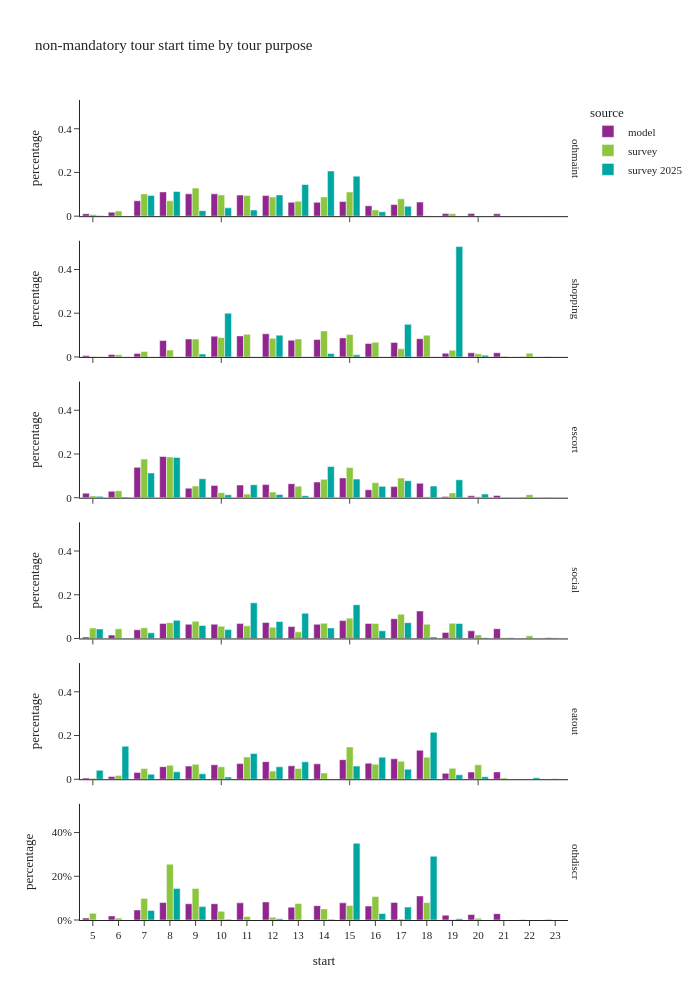

The notebook cell saved with this chart:
### Code cell
df_plot = non_m_tour_data.groupby(['source','tour_type','start'], observed=True)[['tour_weight']].sum().reset_index()
df_plot['percentage'] = df_plot.groupby(['source','tour_type'], group_keys=False)['tour_weight']. \
    apply(lambda x: x / float(x.sum()))

fig = px.bar(df_plot, x="start", y="percentage", color="source",barmode="group",
             facet_row='tour_type',
             title="non-mandatory tour start time by tour purpose")
fig.for_each_annotation(lambda a: a.update(text = a.text.split("=")[-1]))
fig.update_layout(height=1000, width=700, yaxis=dict(tickformat=".0%"), xaxis=dict(dtick="1"))
fig.show()

### Figure 1 — Plotly figure (JSON) as saved in the notebook; plotly's stock layout.template omitted (floating-point values rounded to 4 significant figures)
{"data": [{"alignmentgroup": "True", "hovertemplate": "source=model<br>tour_type=othmaint<br>start=%{x}<br>percentage=%{y}<extra></extra>", "legendgroup": "model", "marker": {"color": "#91268F", "pattern": {"shape": ""}}, "name": "model", "offsetgroup": "model", "orientation": "v", "showlegend": true, "textposition": "auto", "type": "bar", "x": [5.0, 6.0, 7.0, 8.0, 9.0, 10.0, 11.0, 12.0, 13.0, 14.0, 15.0, 16.0, 17.0, 18.0, 19.0, 20.0, 21.0, 22.0, 23.0], "xaxis": "x6", "y": [0.01147, 0.01816, 0.0705, 0.111, 0.1021, 0.1021, 0.09633, 0.09407, 0.06361, 0.0634, 0.06679, 0.04758, 0.05303, 0.06436, 0.01176, 0.01185, 0.01099, 0.0003027, 0.0005448], "yaxis": "y6"}, {"alignmentgroup": "True", "hovertemplate": "source=model<br>tour_type=shopping<br>start=%{x}<br>percentage=%{y}<extra></extra>", "legendgroup": "model", "marker": {"color": "#91268F", "pattern": {"shape": ""}}, "name": "model", "offsetgroup": "model", "orientation": "v", "showlegend": false, "textposition": "auto", "type": "bar", "x": [5.0, 6.0, 7.0, 8.0, 9.0, 10.0, 11.0, 12.0, 13.0, 14.0, 15.0, 16.0, 17.0, 18.0, 19.0, 20.0, 21.0, 22.0, 23.0], "xaxis": "x5", "y": [0.006942, 0.01127, 0.01629, 0.07488, 0.08215, 0.09498, 0.09634, 0.106, 0.07668, 0.07953, 0.0872, 0.06196, 0.06652, 0.08363, 0.01663, 0.01912, 0.01897, 0.0003985, 0.0004949], "yaxis": "y5"}, {"alignmentgroup": "True", "hovertemplate": "source=model<br>tour_type=escort<br>start=%{x}<br>percentage=%{y}<extra></extra>", "legendgroup": "model", "marker": {"color": "#91268F", "pattern": {"shape": ""}}, "name": "model", "offsetgroup": "model", "orientation": "v", "showlegend": false, "textposition": "auto", "type": "bar", "x": [5.0, 6.0, 7.0, 8.0, 9.0, 10.0, 11.0, 12.0, 13.0, 14.0, 15.0, 16.0, 17.0, 18.0, 19.0, 20.0, 21.0, 22.0, 23.0], "xaxis": "x4", "y": [0.0205, 0.02973, 0.1389, 0.1883, 0.04364, 0.05614, 0.0579, 0.06003, 0.06406, 0.07174, 0.09051, 0.03609, 0.05071, 0.0658, 0.005764, 0.008565, 0.01007, 0.0006305, 0.0009077], "yaxis": "y4"}, {"alignmentgroup": "True", "hovertemplate": "source=model<br>tour_type=social<br>start=%{x}<br>percentage=%{y}<extra></extra>", "legendgroup": "model", "marker": {"color": "#91268F", "pattern": {"shape": ""}}, "name": "model", "offsetgroup": "model", "orientation": "v", "showlegend": false, "textposition": "auto", "type": "bar", "x": [5.0, 6.0, 7.0, 8.0, 9.0, 10.0, 11.0, 12.0, 13.0, 14.0, 15.0, 16.0, 17.0, 18.0, 19.0, 20.0, 21.0, 22.0, 23.0], "xaxis": "x3", "y": [0.00672, 0.01547, 0.03954, 0.06894, 0.06511, 0.06521, 0.06803, 0.07359, 0.05419, 0.06471, 0.08167, 0.06865, 0.09051, 0.1256, 0.02779, 0.03498, 0.04461, 0.001364, 0.003261], "yaxis": "y3"}, {"alignmentgroup": "True", "hovertemplate": "source=model<br>tour_type=eatout<br>start=%{x}<br>percentage=%{y}<extra></extra>", "legendgroup": "model", "marker": {"color": "#91268F", "pattern": {"shape": ""}}, "name": "model", "offsetgroup": "model", "orientation": "v", "showlegend": false, "textposition": "auto", "type": "bar", "x": [5.0, 6.0, 7.0, 8.0, 9.0, 10.0, 11.0, 12.0, 13.0, 14.0, 15.0, 16.0, 17.0, 18.0, 19.0, 20.0, 21.0, 22.0, 23.0], "xaxis": "x2", "y": [0.005771, 0.01274, 0.03124, 0.05745, 0.06015, 0.06606, 0.07147, 0.08055, 0.06147, 0.0703, 0.08947, 0.07342, 0.09369, 0.1325, 0.02685, 0.03289, 0.03367, 0.0001322, 0.0002001], "yaxis": "y2"}, {"alignmentgroup": "True", "hovertemplate": "source=model<br>tour_type=othdiscr<br>start=%{x}<br>percentage=%{y}<extra></extra>", "legendgroup": "model", "marker": {"color": "#91268F", "pattern": {"shape": ""}}, "name": "model", "offsetgroup": "model", "orientation": "v", "showlegend": false, "textposition": "auto", "type": "bar", "x": [5.0, 6.0, 7.0, 8.0, 9.0, 10.0, 11.0, 12.0, 13.0, 14.0, 15.0, 16.0, 17.0, 18.0, 19.0, 20.0, 21.0, 22.0, 23.0], "xaxis": "x", "y": [0.009118, 0.0187, 0.04585, 0.07976, 0.07443, 0.07442, 0.07846, 0.08252, 0.05874, 0.06543, 0.07855, 0.06389, 0.08017, 0.1101, 0.02207, 0.02519, 0.02903, 0.001333, 0.002261], "yaxis": "y"}, {"alignmentgroup": "True", "hovertemplate": "source=survey<br>tour_type=othmaint<br>start=%{x}<br>percentage=%{y}<extra></extra>", "legendgroup": "survey", "marker": {"color": "#8CC63E", "pattern": {"shape": ""}}, "name": "survey", "offsetgroup": "survey", "orientation": "v", "showlegend": true, "textposition": "auto", "type": "bar", "x": [5.0, 6.0, 7.0, 8.0, 9.0, 10.0, 11.0, 12.0, 13.0, 14.0, 15.0, 16.0, 17.0, 18.0, 19.0, 20.0, 21.0, 22.0], "xaxis": "x6", "y": [0.007779, 0.02353, 0.1019, 0.0702, 0.1285, 0.09723, 0.09415, 0.08753, 0.06855, 0.08811, 0.1106, 0.02861, 0.07929, 0.001655, 0.01143, 2.546e-05, 0.0001095, 0.0007334], "yaxis": "y6"}, {"alignmentgroup": "True", "hovertemplate": "source=survey<br>tour_type=shopping<br>start=%{x}<br>percentage=%{y}<extra></extra>", "legendgroup": "survey", "marker": {"color": "#8CC63E", "pattern": {"shape": ""}}, "name": "survey", "offsetgroup": "survey", "orientation": "v", "showlegend": false, "textposition": "auto", "type": "bar", "x": [5.0, 6.0, 7.0, 8.0, 9.0, 10.0, 11.0, 12.0, 13.0, 14.0, 15.0, 16.0, 17.0, 18.0, 19.0, 20.0, 21.0, 22.0, 23.0], "xaxis": "x5", "y": [0.001969, 0.01017, 0.02506, 0.03131, 0.08178, 0.08881, 0.1033, 0.08533, 0.08241, 0.1188, 0.1021, 0.06715, 0.03712, 0.09918, 0.03079, 0.01432, 0.003523, 0.01682, 4.203e-05], "yaxis": "y5"}, {"alignmentgroup": "True", "hovertemplate": "source=survey<br>tour_type=escort<br>start=%{x}<br>percentage=%{y}<extra></extra>", "legendgroup": "survey", "marker": {"color": "#8CC63E", "pattern": {"shape": ""}}, "name": "survey", "offsetgroup": "survey", "orientation": "v", "showlegend": false, "textposition": "auto", "type": "bar", "x": [5.0, 6.0, 7.0, 8.0, 9.0, 10.0, 11.0, 12.0, 13.0, 14.0, 15.0, 16.0, 17.0, 18.0, 19.0, 20.0, 21.0, 22.0], "xaxis": "x4", "y": [0.008191, 0.03179, 0.1765, 0.1865, 0.05353, 0.02302, 0.01638, 0.02579, 0.05283, 0.08386, 0.1378, 0.06863, 0.08987, 0.004147, 0.02197, 0.00448, 0.0007561, 0.01396], "yaxis": "y4"}, {"alignmentgroup": "True", "hovertemplate": "source=survey<br>tour_type=social<br>start=%{x}<br>percentage=%{y}<extra></extra>", "legendgroup": "survey", "marker": {"color": "#8CC63E", "pattern": {"shape": ""}}, "name": "survey", "offsetgroup": "survey", "orientation": "v", "showlegend": false, "textposition": "auto", "type": "bar", "x": [5.0, 6.0, 7.0, 8.0, 9.0, 10.0, 11.0, 12.0, 13.0, 14.0, 15.0, 16.0, 17.0, 18.0, 19.0, 20.0, 21.0, 22.0, 23.0], "xaxis": "x3", "y": [0.04778, 0.04401, 0.04882, 0.0722, 0.07892, 0.05572, 0.05777, 0.05167, 0.03022, 0.06983, 0.09278, 0.06864, 0.1107, 0.0656, 0.06935, 0.01635, 0.003755, 0.01255, 0.003315], "yaxis": "y3"}, {"alignmentgroup": "True", "hovertemplate": "source=survey<br>tour_type=eatout<br>start=%{x}<br>percentage=%{y}<extra></extra>", "legendgroup": "survey", "marker": {"color": "#8CC63E", "pattern": {"shape": ""}}, "name": "survey", "offsetgroup": "survey", "orientation": "v", "showlegend": false, "textposition": "auto", "type": "bar", "x": [5.0, 6.0, 7.0, 8.0, 9.0, 10.0, 11.0, 12.0, 13.0, 14.0, 15.0, 16.0, 17.0, 18.0, 19.0, 20.0, 21.0, 22.0, 23.0], "xaxis": "x2", "y": [0.003993, 0.01664, 0.04886, 0.0637, 0.06804, 0.05695, 0.1016, 0.03737, 0.04933, 0.02856, 0.1473, 0.06867, 0.08284, 0.1007, 0.05012, 0.06617, 0.005416, 0.0003664, 0.003368], "yaxis": "y2"}, {"alignmentgroup": "True", "hovertemplate": "source=survey<br>tour_type=othdiscr<br>start=%{x}<br>percentage=%{y}<extra></extra>", "legendgroup": "survey", "marker": {"color": "#8CC63E", "pattern": {"shape": ""}}, "name": "survey", "offsetgroup": "survey", "orientation": "v", "showlegend": false, "textposition": "auto", "type": "bar", "x": [5.0, 6.0, 7.0, 8.0, 9.0, 10.0, 11.0, 12.0, 13.0, 14.0, 15.0, 16.0, 17.0, 18.0, 19.0, 20.0], "xaxis": "x", "y": [0.03034, 0.008604, 0.09871, 0.2555, 0.1443, 0.0398, 0.01576, 0.01296, 0.0759, 0.05072, 0.06581, 0.1072, 0.004676, 0.07988, 0.001896, 0.007988], "yaxis": "y"}, {"alignmentgroup": "True", "hovertemplate": "source=survey 2025<br>tour_type=othmaint<br>start=%{x}<br>percentage=%{y}<extra></extra>", "legendgroup": "survey 2025", "marker": {"color": "#00A7A0", "pattern": {"shape": ""}}, "name": "survey 2025", "offsetgroup": "survey 2025", "orientation": "v", "showlegend": true, "textposition": "auto", "type": "bar", "x": [5.0, 7.0, 8.0, 9.0, 10.0, 11.0, 12.0, 13.0, 14.0, 15.0, 16.0, 17.0], "xaxis": "x6", "y": [0.003333, 0.09488, 0.113, 0.02511, 0.03811, 0.02833, 0.09721, 0.145, 0.2066, 0.183, 0.01989, 0.04555], "yaxis": "y6"}, {"alignmentgroup": "True", "hovertemplate": "source=survey 2025<br>tour_type=shopping<br>start=%{x}<br>percentage=%{y}<extra></extra>", "legendgroup": "survey 2025", "marker": {"color": "#00A7A0", "pattern": {"shape": ""}}, "name": "survey 2025", "offsetgroup": "survey 2025", "orientation": "v", "showlegend": false, "textposition": "auto", "type": "bar", "x": [9.0, 10.0, 12.0, 14.0, 15.0, 17.0, 19.0, 20.0], "xaxis": "x5", "y": [0.01341, 0.1999, 0.09963, 0.01523, 0.00975, 0.149, 0.5049, 0.008227], "yaxis": "y5"}, {"alignmentgroup": "True", "hovertemplate": "source=survey 2025<br>tour_type=escort<br>start=%{x}<br>percentage=%{y}<extra></extra>", "legendgroup": "survey 2025", "marker": {"color": "#00A7A0", "pattern": {"shape": ""}}, "name": "survey 2025", "offsetgroup": "survey 2025", "orientation": "v", "showlegend": false, "textposition": "auto", "type": "bar", "x": [5.0, 6.0, 7.0, 8.0, 9.0, 10.0, 11.0, 12.0, 13.0, 14.0, 15.0, 16.0, 17.0, 18.0, 19.0, 20.0, 22.0], "xaxis": "x4", "y": [0.00607, 0.003529, 0.1134, 0.1845, 0.08669, 0.01327, 0.05929, 0.01455, 0.009205, 0.1423, 0.08527, 0.05181, 0.07781, 0.05321, 0.08211, 0.0167, 0.0003025], "yaxis": "y4"}, {"alignmentgroup": "True", "hovertemplate": "source=survey 2025<br>tour_type=social<br>start=%{x}<br>percentage=%{y}<extra></extra>", "legendgroup": "survey 2025", "marker": {"color": "#00A7A0", "pattern": {"shape": ""}}, "name": "survey 2025", "offsetgroup": "survey 2025", "orientation": "v", "showlegend": false, "textposition": "auto", "type": "bar", "x": [5.0, 6.0, 7.0, 8.0, 9.0, 10.0, 11.0, 12.0, 13.0, 14.0, 15.0, 16.0, 17.0, 18.0, 19.0, 20.0, 21.0], "xaxis": "x3", "y": [0.04336, 0.001304, 0.02574, 0.08283, 0.05912, 0.04062, 0.1631, 0.07753, 0.1151, 0.04831, 0.1546, 0.03519, 0.07226, 0.006865, 0.06863, 0.002742, 0.002742], "yaxis": "y3"}, {"alignmentgroup": "True", "hovertemplate": "source=survey 2025<br>tour_type=eatout<br>start=%{x}<br>percentage=%{y}<extra></extra>", "legendgroup": "survey 2025", "marker": {"color": "#00A7A0", "pattern": {"shape": ""}}, "name": "survey 2025", "offsetgroup": "survey 2025", "orientation": "v", "showlegend": false, "textposition": "auto", "type": "bar", "x": [5.0, 6.0, 7.0, 8.0, 9.0, 10.0, 11.0, 12.0, 13.0, 15.0, 16.0, 17.0, 18.0, 19.0, 20.0, 22.0], "xaxis": "x2", "y": [0.04117, 0.1513, 0.02291, 0.03382, 0.02499, 0.01025, 0.1177, 0.05697, 0.07955, 0.0602, 0.1009, 0.04602, 0.215, 0.02029, 0.01186, 0.00708], "yaxis": "y2"}, {"alignmentgroup": "True", "hovertemplate": "source=survey 2025<br>tour_type=othdiscr<br>start=%{x}<br>percentage=%{y}<extra></extra>", "legendgroup": "survey 2025", "marker": {"color": "#00A7A0", "pattern": {"shape": ""}}, "name": "survey 2025", "offsetgroup": "survey 2025", "orientation": "v", "showlegend": false, "textposition": "auto", "type": "bar", "x": [7.0, 8.0, 9.0, 10.0, 12.0, 14.0, 15.0, 16.0, 17.0, 18.0, 19.0], "xaxis": "x", "y": [0.04368, 0.1446, 0.06119, 0.003414, 0.00602, 0.003671, 0.3507, 0.02981, 0.05892, 0.2918, 0.006204], "yaxis": "y"}], "layout": {"annotations": [{"font": {}, "showarrow": false, "text": "othdiscr", "textangle": 90, "x": 0.98, "xanchor": "left", "xref": "paper", "y": 0.07083, "yanchor": "middle", "yref": "paper"}, {"font": {}, "showarrow": false, "text": "eatout", "textangle": 90, "x": 0.98, "xanchor": "left", "xref": "paper", "y": 0.2425, "yanchor": "middle", "yref": "paper"}, {"font": {}, "showarrow": false, "text": "social", "textangle": 90, "x": 0.98, "xanchor": "left", "xref": "paper", "y": 0.4142, "yanchor": "middle", "yref": "paper"}, {"font": {}, "showarrow": false, "text": "escort", "textangle": 90, "x": 0.98, "xanchor": "left", "xref": "paper", "y": 0.5858, "yanchor": "middle", "yref": "paper"}, {"font": {}, "showarrow": false, "text": "shopping", "textangle": 90, "x": 0.98, "xanchor": "left", "xref": "paper", "y": 0.7575, "yanchor": "middle", "yref": "paper"}, {"font": {}, "showarrow": false, "text": "othmaint", "textangle": 90, "x": 0.98, "xanchor": "left", "xref": "paper", "y": 0.9292, "yanchor": "middle", "yref": "paper"}], "barmode": "group", "height": 1000, "legend": {"title": {"text": "source"}, "tracegroupgap": 0}, "title": {"text": "non-mandatory tour start time by tour purpose"}, "width": 700, "xaxis": {"anchor": "y", "domain": [0.0, 0.98], "dtick": "1", "title": {"text": "start"}}, "xaxis2": {"anchor": "y2", "domain": [0.0, 0.98], "matches": "x", "showticklabels": false}, "xaxis3": {"anchor": "y3", "domain": [0.0, 0.98], "matches": "x", "showticklabels": false}, "xaxis4": {"anchor": "y4", "domain": [0.0, 0.98], "matches": "x", "showticklabels": false}, "xaxis5": {"anchor": "y5", "domain": [0.0, 0.98], "matches": "x", "showticklabels": false}, "xaxis6": {"anchor": "y6", "domain": [0.0, 0.98], "matches": "x", "showticklabels": false}, "yaxis": {"anchor": "x", "domain": [0.0, 0.1417], "tickformat": ".0%", "title": {"text": "percentage"}}, "yaxis2": {"anchor": "x2", "domain": [0.1717, 0.3133], "matches": "y", "title": {"text": "percentage"}}, "yaxis3": {"anchor": "x3", "domain": [0.3433, 0.485], "matches": "y", "title": {"text": "percentage"}}, "yaxis4": {"anchor": "x4", "domain": [0.515, 0.6567], "matches": "y", "title": {"text": "percentage"}}, "yaxis5": {"anchor": "x5", "domain": [0.6867, 0.8283], "matches": "y", "title": {"text": "percentage"}}, "yaxis6": {"anchor": "x6", "domain": [0.8583, 1.0], "matches": "y", "title": {"text": "percentage"}}}}
